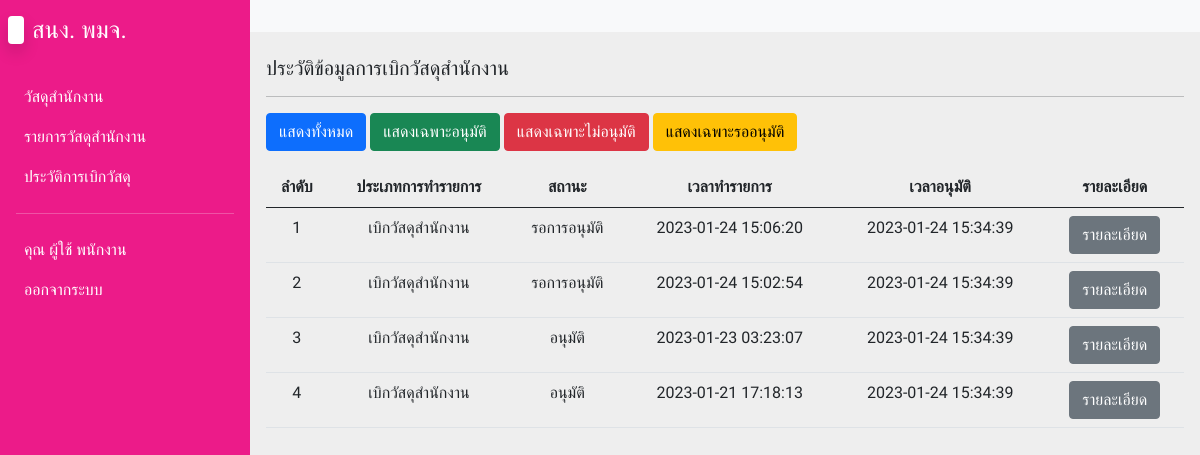
The app's page /history.php (signed in), older data.
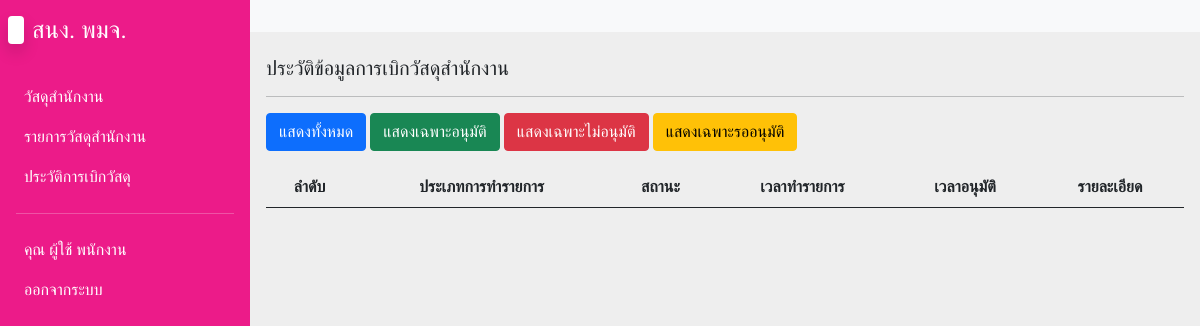
The same page, newer data.
### tables this page shows
CREATE TABLE `transfer` (
  `t_id` int(11) NOT NULL,
  `t_type` int(11) NOT NULL,
  `stat_id` int(11) NOT NULL,
  `emp_id` int(11) NOT NULL,
  `t_datetime` timestamp NOT NULL DEFAULT current_timestamp()
);

CREATE TABLE `status` (
  `stat_id` int(11) NOT NULL,
  `stat_status` int(11) NOT NULL DEFAULT 1,
  `stat_reason` varchar(255) NOT NULL,
  `stat_datetime` timestamp NOT NULL DEFAULT current_timestamp(),
  `emp_id` int(11) NOT NULL
);

### history.php (the view, shortened to what this page needs)
<?php
include('config/db.php');
?>
<!DOCTYPE html>
<html lang="en">
<head>
  <link rel="stylesheet" href="css/bootstrap.min.css">
  <link rel="stylesheet" href="css/fonts.css">
  <link rel="stylesheet" href="css/styles.css">
  <link rel="stylesheet" href="css/jquery.dataTables.min.css">
  <link rel="stylesheet" href="css/all.min.css">
  <link rel="stylesheet" href="css/fontawesome.min.css">
</head>
<body>
  <div class="main-container d-flex">
    <div class="sidebar" id="side_nav">
      <div class="header-box px-2 pt-3 pb-4 d-flex justify-content-between">
        <h1 class="fs-4"><span class="bg-white text-dark rounded shadow px-2 me-2"></span><span class="text-white">สนง. พมจ.</span></h1>
      </div>
      <?php include('includes/menuSidebar.inc.php'); ?>
    </div>
    <div class="content">
      <nav class="navbar navbar-expand-md navbar-light bg-light">
        <div class="container-fluid">
          <div class="collapse navbar-collapse justify-content-end" id="navbarSupportedContent">
            <ul class="navbar-nav mb-2 mb-lg-0">
              <li class="nav-item">
                <a class="nav-link active" aria-current="page" href="#"></a>
              </li>
            </ul>
          </div>
        </div>
      </nav>
    <div class="dashboard-content px-3 pt-4">
      <h2 class="fs-5"> ประวัติข้อมูลการเบิกวัสดุสำนักงาน</h2>
      <hr>
      <div class="mb-3">
        <a href="history.php" class="btn btn-primary">แสดงทั้งหมด</a>
        <a href="?accept" class="btn btn-success">แสดงเฉพาะอนุมัติ</a>
        <a href="?reject" class="btn btn-danger">แสดงเฉพาะไม่อนุมัติ</a>
        <a href="?pending" class="btn btn-warning">แสดงเฉพาะรออนุมัติ</a>
      </div>
      <table class="table" id="myTable">
        <thead>
          <th class="text-center">ลำดับ</th>
          <th class="text-center">ประเภทการทำรายการ</th>
          <th class="text-center">สถานะ</th>
          <th class="text-center">เวลาทำรายการ</th>
          <th class="text-center">เวลาอนุมัติ</th>
          <th class="text-center">รายละเอียด</th>
        </thead>
        <tbody>
          <?php
          $emp_id = $_SESSION['emp_id'];
          $i = 0;
          if(isset($_GET['accept'])) {
            $sql = "SELECT * FROM `transfer` INNER JOIN status ON transfer.stat_id = status.stat_id WHERE transfer.emp_id = $emp_id AND status.stat_status = 2 ORDER BY transfer.t_id DESC";
          } else if(isset($_GET['reject'])) {
            $sql = "SELECT * FROM `transfer` INNER JOIN status ON transfer.stat_id = status.stat_id WHERE transfer.emp_id = $emp_id AND status.stat_status = 3 ORDER BY transfer.t_id DESC";
          } else if(isset($_GET['pending'])) {
            $sql = "SELECT * FROM `transfer` INNER JOIN status ON transfer.stat_id = status.stat_id WHERE transfer.emp_id = $emp_id AND status.stat_status = 1 ORDER BY transfer.t_id DESC";
          } else {
            $sql = "SELECT * FROM `transfer` INNER JOIN status ON transfer.stat_id = status.stat_id WHERE transfer.emp_id = $emp_id ORDER BY transfer.t_id DESC";
          }
          $query = mysqli_query($conn, $sql);
          while($row = mysqli_fetch_array($query)) {
            $i++;
          ?>
          <tr class="text-center">
            <td><?= $i; ?></td>
            <td>
              <?php if($row['t_type'] == 1) {
                echo 'เบิกวัสดุสำนักงาน';
              } else {
                echo 'นำเข้า';
              } ?>
            </td>
            <td>
            <?php if($row['stat_status'] == 2) {
                echo 'อนุมัติ';
              } else if($row['stat_status'] == 1) {
                echo 'รอการอนุมัติ';
              } else {
                echo 'ไม่อนุมัติ';
              } ?>
            </td>
            <td><?= $row['t_datetime']; ?></td>
            <td>
              <?php
              if($row['stat_datetime'] == $row['t_datetime']) {
                echo 'ยังไม่ระบุ';
              } else {
                echo $row['stat_datetime'];
              }
              ?>
            </td>
            <td>
              <a href="history_detail.php?id=<?= $row['t_id']; ?>" class="btn btn-secondary">รายละเอียด</a>
            </td>
          </tr>
          <?php } ?>
        </tbody>
      </table>
    </div>
    <br><br><br>
  </div>
</body>
</html>

### includes/menuSidebar.inc.php (shortened to what this page needs)
<ul class="list-unstyled px-2">
  <?php
  if($_SESSION['emp_role'] == 1) {
  ?>
  <li class=""><a href="offices.php" class="text-decoration-none px-3 py-2 d-block"> วัสดุสำนักงาน</a>
  </li>
  <li class=""><a href="lists.php" class="text-decoration-none px-3 py-2 d-block"> รายการวัสดุสำนักงาน</a>
  </li>
  <li class=""><a href="history.php" class="text-decoration-none px-3 py-2 d-block"> ประวัติการเบิกวัสดุ</a>
  </li>
  <?php } ?>
  <hr class="h-color mx-2">
  <li><a href="#" class="text-decoration-none px-3 py-2 d-block">คุณ <?= $_SESSION['emp_fname']; ?> <?= $_SESSION['emp_lname']; ?></a></li>
  <li class=""><a href="#" id="logout" class="text-decoration-none px-3 py-2 d-block"> ออกจากระบบ</a>
  </li>
</ul>

### css/styles.css (style rules this page uses)
body { background-color: #eee; }
#side_nav { background: #EC1B89; min-width: 250px; max-width: 250px; transition: all 0.3s; }
.content { min-height: 100vh; width: 100%; }
hr.h-color { background-color: whitesmoke; }
.sidebar li a { color: #fff; }

Row changes from the older to the newer data that the page shows:
removed transfer: t_type "เบิกวัสดุสำนักงาน", shows "รอการอนุมัติ", t_datetime "2023-01-24 15:06:20", stat.stat_datetime "2023-01-24 15:34:39"
removed transfer: t_type "เบิกวัสดุสำนักงาน", shows "รอการอนุมัติ", t_datetime "2023-01-24 15:02:54", stat.stat_datetime "2023-01-24 15:34:39"
removed transfer: t_type "เบิกวัสดุสำนักงาน", shows "อนุมัติ", t_datetime "2023-01-23 03:23:07", stat.stat_datetime "2023-01-24 15:34:39"
removed transfer: t_type "เบิกวัสดุสำนักงาน", shows "อนุมัติ", t_datetime "2023-01-21 17:18:13", stat.stat_datetime "2023-01-24 15:34:39"
